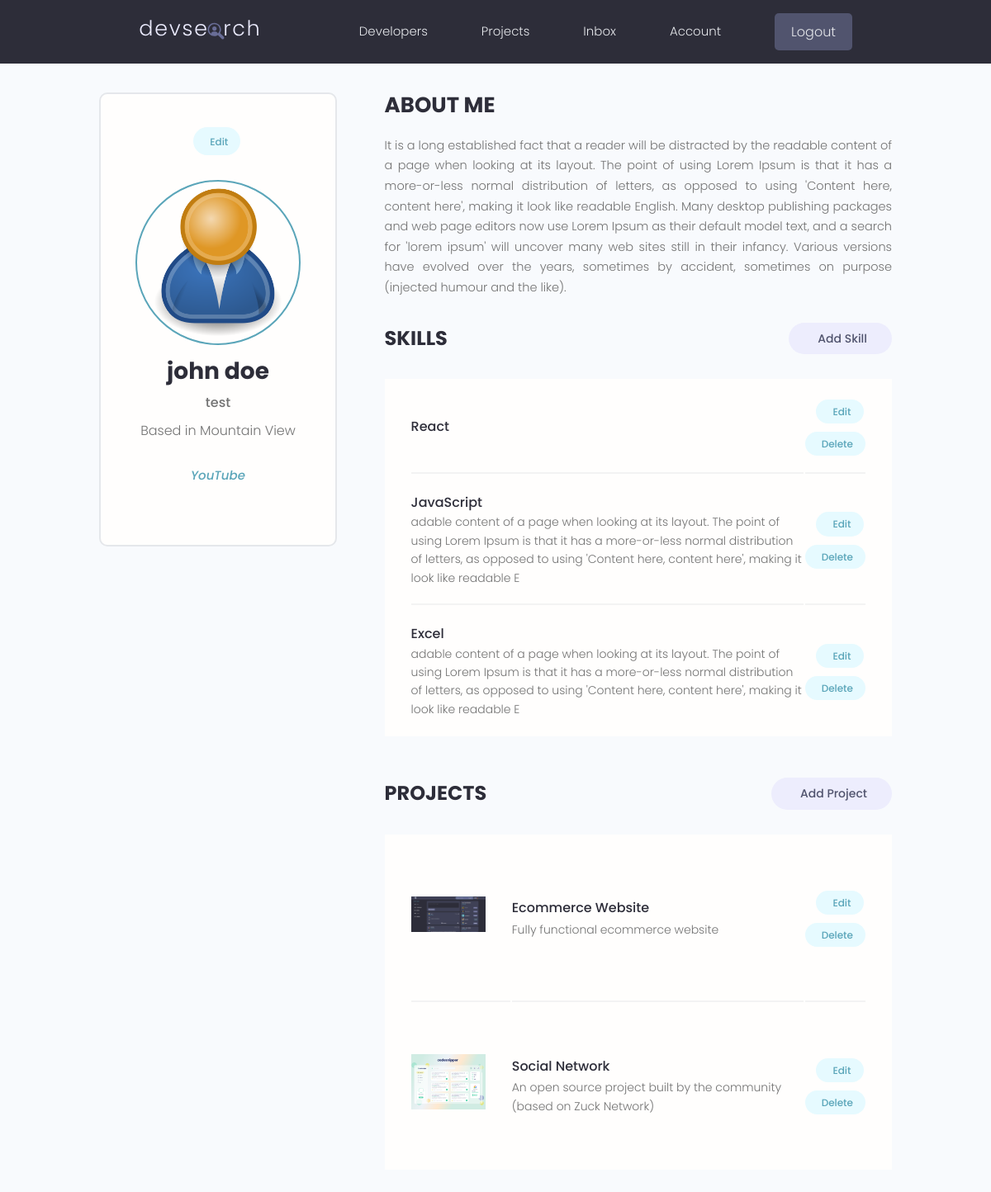
/account/ (signed in), run on the app's committed database.
### users/models.py (models this page shows, shortened)
class Profile(models.Model):
    user=models.OneToOneField(User, on_delete=models.CASCADE, null=True,blank=True)
    name=models.CharField(max_length=200,null=True,blank=True)
    email=models.EmailField(max_length=500,null=True,blank=True)
    username=models.CharField(max_length=200,null=True,blank=True)
    location=models.CharField(max_length=200,null=True,blank=True)
    short_intro=models.CharField(max_length=200,null=True,blank=True)
    bio=models.TextField(null=True,blank=True)
    profile_image=models.ImageField(null=True,blank=True,default="profiles/user-default.png", upload_to='profiles/')
    social_github=models.CharField(max_length=200,null=True,blank=True)
    social_twitter=models.CharField(max_length=200,null=True,blank=True)
    social_linkedin=models.CharField(max_length=200,null=True,blank=True)
    social_youtube=models.CharField(max_length=200,null=True,blank=True)
    social_website=models.CharField(max_length=200,null=True,blank=True)
    created=models.DateTimeField(auto_now_add=True)
    id=models.UUIDField(default=uuid.uuid4,unique=True,primary_key=True,editable=False)

class Skill(models.Model):
    owner=models.ForeignKey(Profile,on_delete=models.CASCADE,null=True,blank=True)
    name = models.CharField(max_length=200)
    description=models.TextField(null=True,blank=True)
    created=models.DateTimeField(auto_now_add=True)
    id=models.UUIDField(default=uuid.uuid4,unique=True,primary_key=True,editable=False)

### projects/models.py (models this page shows, shortened)
class Project(models.Model):
    owner=models.ForeignKey(Profile,null=True, blank=True,on_delete=models.SET_NULL)
    title=models.CharField(max_length=200)
    description=models.TextField(null=True,blank=True)
    featured_image=models.ImageField(null=True,blank=True,default='default.jpeg')
    demo_link=models.CharField(max_length=2000,null=True,blank=True)
    source_link=models.CharField(max_length=2000,null=True,blank=True)
    tags=models.ManyToManyField('Tag',blank=True)
    vote_total=models.IntegerField(default=0, null=True,blank=True)
    vote_ratio=models.IntegerField(default=0, null=True,blank=True)
    created=models.DateTimeField(auto_now_add=True)
    id=models.UUIDField(default=uuid.uuid4,unique=True,primary_key=True,editable=False)

### users/views.py (the view)
# urls.py: path('account/',views.userAccount,name="account"),
@login_required(login_url='login')
def userAccount(request):
    profile=request.user.profile
    skills=profile.skill_set.all()
    projects=profile.project_set.all()
    context={'profile':profile,'skills':skills,'projects':projects}
    return render(request,'users/account.html',context)

### users/templates/users/account.html (shortened to what this page needs)
{% extends 'main.html' %}
{% block content %}
<main class="settingsPage profile my-md">
    <div class="container">
      <div class="layout">
        <div class="column column--1of3">
          <div class="card text-center">
            <div class="card__body dev">
              <a class="tag tag--pill tag--main settings__btn" href="{% url 'edit-account' %}"> Edit</a>
              <img class="avatar avatar--xl dev__avatar" src="{{profile.profile_image.url}}" />
              <h2 class="dev__name">{{profile.name}}</h2>
              <p class="dev__title">{{profile.short_intro}}</p>
              <p class="dev__location">Based in {{profile.location}}</p>
              <ul class="dev__social">
                {% if profile.social_youtube%}
                <li>
                  <a title="YouTube" href="{{profile.social_youtube}}" target="_blank"><i class="im im-youtube">YouTube</i></a>
                </li>
                {% endif %}
              </ul>
            </div>
          </div>
        </div>
        <div class="column column--2of3">
          <div class="devInfo">
            <h3 class="devInfo__title">About Me</h3>
            <p class="devInfo__about">
                {{profile.bio}}
            </p>
          </div>
          <div class="settings">
            <h3 class="settings__title">Skills</h3>
            <a class="tag tag--pill tag--sub settings__btn tag--lg" href="#"> Add Skill</a>
          </div>
          <table class="settings__table">
            {% for skill in skills %}
            <tr>
              <td class="settings__tableInfo">
                <h4>{{skill.name}}</h4>
                <p>
                  {{skill.description}}
                </p>
              </td>
              <td class="settings__tableActions">
                <a class="tag tag--pill tag--main settings__btn" href="#"> Edit</a>
                <a class="tag tag--pill tag--main settings__btn" href="#">
                  Delete</a>
              </td>
            </tr>
            {% endfor %}
          </table>
          <div class="settings">
            <h3 class="settings__title">Projects</h3>
            <a class="tag tag--pill tag--sub settings__btn tag--lg" href="#"> Add Project</a>
          </div>
          <table class="settings__table">
            {% for project in projects %}
            <tr>
              <td class="settings__thumbnail">
                <a href="{% url 'project' project.id %}"><img src="{{project.featured_image.url}}" alt="Project Thumbnail" /></a>
              </td>
              <td class="settings__tableInfo">
                <a href="{% url 'project' project.id %}">{{project.title}}</a>
                <p>
                  {{project.description | slice:"150"}}
                </p>
              </td>
              <td class="settings__tableActions">
                <a class="tag tag--pill tag--main settings__btn" href="#"> Edit</a>
                <a class="tag tag--pill tag--main settings__btn" href="#">
                  Delete</a>
              </td>
            </tr>
            {% endfor %}
          </table>
        </div>
      </div>
    </div>
  </main>
{% endblock content %}

### static/styles/app.css (style rules this page uses)
:root { --color-sub: #2d2d39; }
.card { border: 2px solid var(--color-light); }
img { width: 100%; }
.profile .card > .dev { padding: 4rem; }
.dev__avatar { display: block; margin: auto; }
.dev__name { color: var(--color-sub); font-size: 2.8rem; font-weight: 700; margin-top: 1rem; margin-bottom: 0.5rem; }
.dev__title { font-size: 1.6rem; font-weight: 500; line-height: 1.3; }
.dev__location { margin-top: 1rem; }
.dev__social { margin: 3rem 0; list-style: none; display: flex; justify-content: center; gap: 1.5rem; }
.devInfo { margin-bottom: 3rem; }
.devInfo__title, .devInfo__subtitle { font-size: 2.6rem; color: var(--color-sub); text-transform: uppercase; font-weight: 700; margin-bottom: 1.5rem; }
.devInfo__about, .devSkill__info { font-size: 1.45rem; line-height: 1.7; text-align: justify; }
.settingsPage .dev > .settings__btn { display: inline-block; margin-bottom: 3rem; }
.settings { display: flex; justify-content: space-between; align-items: center; }
.settings__title { font-size: 2.4rem; text-transform: uppercase; font-weight: 700; color: var(--color-sub); }
.settings__table { margin-top: 3rem; margin-bottom: 5rem; padding: 0 3rem; background: var(--color-white); }
.settings__table tr { width: 100%; }
.settings__table tr > td { padding: 2rem 0; }
.settings__table tr:not(:last-child) td { border-bottom: 2px solid var(--color-white-light); }
.settings__thumbnail { width: 23%; min-width: 10rem; }
.settings__thumbnail img { padding-right: 3rem; height: 15rem; object-fit: contain; }
.settings__tableInfo { width: 100%; }
.settings__tableInfo h4, .settings__tableInfo a { padding-right: 1rem; width: auto; font-size: 1.6rem; font-weight: 500; color: var(--color-sub); }
.settings__tableInfo p { font-size: 1.4rem; }
.settings__tableActions { text-align: right; }

### static/uikit/styles/modules/_variables.css (style rules this page uses)
:root { --color-main: #5aa5b9; --color-main-light: #e6faff; --color-sub: #3f4156; --color-sub-light: #51546e; --color-sub-lighter: #ededfd; --color-text: #737373; --color-gray: #8b8b8b; --color-light: #e5e7eb; --color-light-gray: #767676; --color-bg: #f8fafd; --color-white: #fffefd; --color-white-light: #f3f3f3; --color-success: #359e64; --color-success-bg: #def8e8; --color-error: #fc4b0b; --color-error-bg: #fff2ee; --font-base: 'Poppins', arial, helvetica, 'Segoe UI', roboto, ubuntu, sans-serif; --font-monospace: 'Fira Code', 'Courier New', courier, monospace; --font-regular: 300; --font-medium: 500; --font-bold: 700; --generic-shadow: 1px 1px 5px #00000010; --generic-transition: all 0.3s ease-in-out; }

### static/uikit/styles/modules/_base.css (style rules this page uses)
* { margin: 0; padding: 0; box-sizing: border-box; text-rendering: optimizeLegibility; color: inherit; font-size: inherit; }
html { font-size: 50%; }
@media only screen and (min-width: 480px) { html { font-size: 56.25%; } }
@media only screen and (min-width: 1200px) { html { font-size: 62.5%; } }
body { line-height: 1.6; font-weight: 400; font-size: 1.5rem; color: var(--color-text); background-color: var(--color-bg); min-height: 100vh; }

### static/uikit/styles/modules/_typography.css (style rules this page uses)
* { font-family: var(--font-base); }
h2 { font-size: 3.6rem; font-weight: var(--font-bold); }
h3 { font-size: 3.2rem; font-weight: var(--font-medium); }
h4 { font-size: 2.8rem; font-weight: var(--font-medium); }
p, span, strong { font-size: 1.6rem; color: var(--color-text); font-weight: var(--font-regular); }
a { padding-bottom: 2px; text-decoration: none; display: inline-block; color: var(--color-main); font-weight: var(--font-medium); }

### static/uikit/styles/modules/_utilities.css (style rules this page uses)
.container { width: 92%; max-width: 165rem; margin: 0 auto; box-sizing: border-box; }
@media screen and (min-width: 1000px) { .container { width: 90%; } }
@media screen and (min-width: 1200px) { .container { width: 80%; } }
.text-center { text-align: center; }
.my-md { margin: 3rem auto; }

### static/uikit/styles/modules/_avatar.css (style rules this page uses)
.avatar { border-radius: 50%; border: 2px solid var(--color-main); object-fit: cover; }
.avatar--xl { height: 20rem; width: 20rem; }

### static/uikit/styles/modules/_card.css (style rules this page uses)
.card { border-radius: 1rem; background-color: var(--color-white); border: 1.5px solid var(--color-light); width: auto; height: auto; margin-top: 0.5rem; margin-bottom: 0.5rem; overflow: hidden; }
.card__body, .card__header { padding: 2rem 2.5rem; }

### static/uikit/styles/modules/_layout.css (style rules this page uses)
.layout { display: flex; flex-flow: row wrap; justify-content: space-between; }
.layout > .column { margin-bottom: 3rem; }
.layout > .column.column--1of3 { flex-basis: 30%; }
.layout > .column.column--2of3 { flex-basis: 64%; }

### data on the page
Profile: profile_image (placeholder picture), name "john doe", short_intro "test", location "Mountain View", bio "It is a long established fact that a reader will be distracted by the readable content of a page when looking at its layout. The point of using Lorem Ipsum is that it has a more-or-less normal distribution of letters, as opposed to using 'Content here, content here', making it look like readable English. Many desktop publishing packages and web page editors now use Lorem Ipsum as their default model text, and a search for 'lorem ipsum' will uncover many web sites still in their infancy. Various versions have evolved over the years, sometimes by accident, sometimes on purpose (injected humour and the like)."
Skill: name "React"
Skill: name "JavaScript", description "adable content of a page when looking at its layout. The point of using Lorem Ipsum is that it has a more-or-less normal distribution of letters, as opposed to using 'Content here, content here', making it look like readable E"
Skill: name "Excel", description "adable content of a page when looking at its layout. The point of using Lorem Ipsum is that it has a more-or-less normal distribution of letters, as opposed to using 'Content here, content here', making it look like readable E"
Project: featured_image (picture), title "Ecommerce Website", description "Fully functional ecommerce website"
Project: featured_image (picture), title "Social Network", description "An open source project built by the community (based on Zuck Network)"
